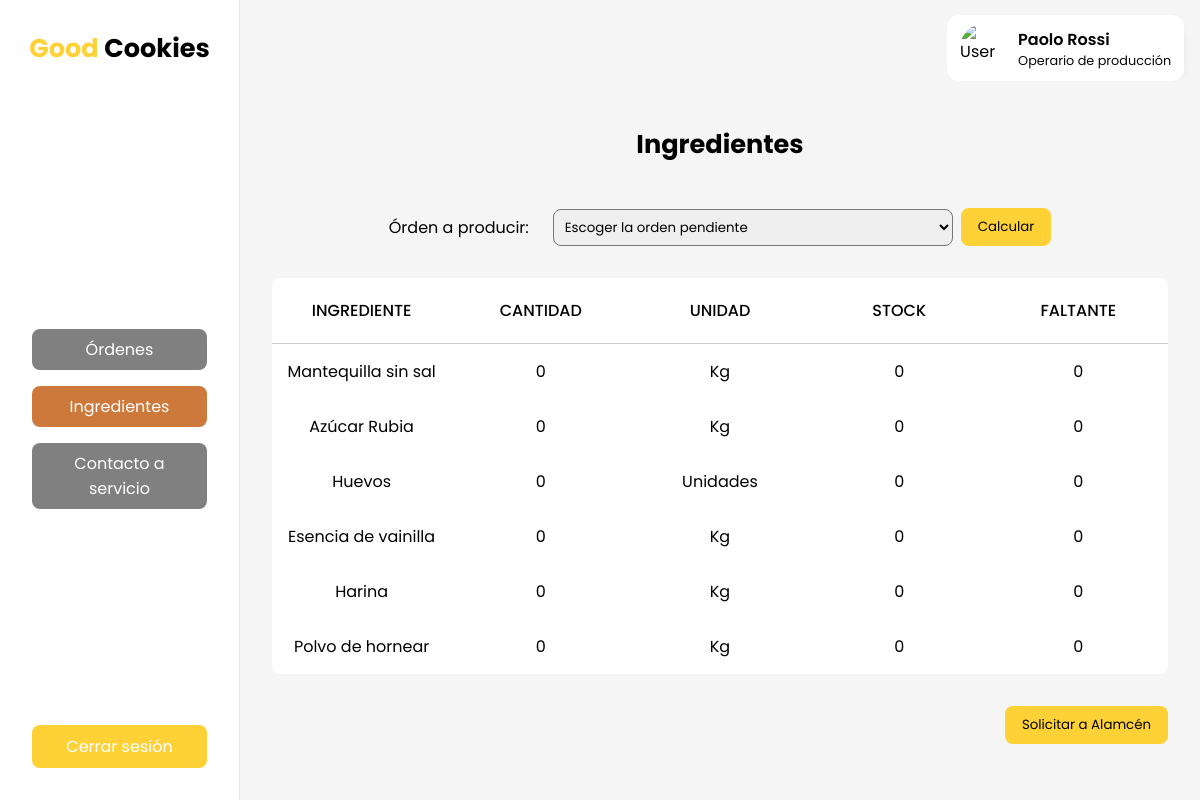
/ingredientes.php (signed in), run on the app's committed database.
### tables this page shows
CREATE TABLE `menuxrol` (
  `cod` int(11) NOT NULL,
  `rol` varchar(50) NOT NULL,
  `menu` varchar(50) NOT NULL,
  `href` varchar(50) NOT NULL
);

CREATE TABLE `materiaprima` (
  `cod` int(11) NOT NULL,
  `nombre` varchar(50) NOT NULL,
  `unidad` varchar(20) NOT NULL
);

CREATE TABLE `materiaprimaxproducto` (
  `cod` int(11) NOT NULL,
  `codMateriaprima` int(11) NOT NULL,
  `codProducto` int(11) NOT NULL,
  `cantidad` int(11) NOT NULL
);

### ingredientes.php (called while the page is built, shortened)
<?php
  include('layouts/dashboard.php');
?>

### views/_ingredientes.php (the view, shortened to what this page needs)
<?php
    $codUsuario = $_SESSION['codUsuario'];
    $enlace = mysqli_connect("localhost", "root", "", "GoodCookies");
    $sentencia_producto = "select p.* from producto p
                            join productoxcolaborador pxc on p.cod = pxc.codProducto
                            join colaborador c on c.cod = pxc.codColaborador
                        where c.codUsuario='$codUsuario';";
    $resultado_producto = mysqli_query($enlace, $sentencia_producto);
    $registro_producto = mysqli_fetch_row($resultado_producto);
    $codProducto = $registro_producto[0];
    $sentencia_materiaprima = "select mp.nombre, mpxp.cantidad, mp.unidad from materiaprima mp
                                join materiaprimaxproducto mpxp on mp.cod = mpxp.codMateriaprima
                            where mpxp.codProducto='$codProducto';";
    $resultado_materiaprima = mysqli_query($enlace, $sentencia_materiaprima);
?>
<h1>Ingredientes</h1>
<form action="ingredientes.php" method="GET">
    <div class="search">
        <label for="codOrden">Órden a producir:</label>
        <select name="codOrden">
            <option value="">Escoger la orden pendiente</option>
        </select>
        <button type="submit">Calcular</button>
    </div>
</form>
<form action="solicitud-alamacen.php" method="POST">
    <div class="table_and_buttons">
        <table>
            <thead>
                <tr>
                    <th>Ingrediente</th>
                    <th>Cantidad</th>
                    <th>Unidad</th>
                    <th>Stock</th>
                    <th>Faltante</th>
                </tr>
            </thead>
            <tbody>
                <?php
                    while ($row_materiaprima = $resultado_materiaprima->fetch_row()) {
                        $cantidad = $row_materiaprima[1] * $cantidadOrden;
                        $stock = 0;
                        $faltante = $cantidad - $stock;
                ?>
                <tr>
                    <td><?php echo $row_materiaprima[0]; ?></td>
                    <td><?php echo $cantidad; ?></td>
                    <td><?php echo $row_materiaprima[2]; ?></td>
                    <td><?php echo $stock; ?></td>
                    <td><?php echo $faltante; ?></td>
                </tr>
                <?php
                    }
                ?>
            </tbody>
        </table>
        <button>Solicitar a Alamcén</button>
    </div>
</form>

### layouts/dashboard.php (shortened to what this page needs)
<?php
    $rol = $_SESSION["rol"];
    $enlace = mysqli_connect("localhost","root","","GoodCookies");
    $sentencia = "select * from menuxrol where rol='$rol';";
    $resultado_menu = mysqli_query($enlace, $sentencia);
?>
<!DOCTYPE html>
<html>
  <head>
    <link rel="stylesheet" href="styles/main.css" />
    <link rel="stylesheet" href="styles/dashboard.css" />
  </head>
  <body>
    <section id="dashboard">
      <nav>
        <h1>
          <a href="index.html">
            <span>Good</span> Cookies
          </a>
        </h1>
        <menu>
          <ul>
            <?php
            $currentMenu = explode(".php", explode("/", $_SERVER['REQUEST_URI'])[1])[0];
            while ($row_menu = $resultado_menu->fetch_row()) {
                if ($row_menu[3] == $currentMenu) {
                    echo "<li class='active'><a href='$row_menu[3].php'>$row_menu[2]</a></li>";
                } else {
                    echo "<li><a href='$row_menu[3].php'>$row_menu[2]</a></li>";
                }
            }
            ?>
          </ul>
          <div class="menu-buttons">
            <a href="functions/logout.php" class="logout">Cerrar sesión</a>
          </div>
        </menu>
      </nav>
      <div class="dashboard_right">
        <header>
          <a href="perfil.php">
            <div class="user_profile_card">
              <img
                src="https://res.cloudinary.com/paolorossi/image/upload/v1652998240/spotiparty/user_placeholder_zpoic6.png"
                alt="User Image"
                width="50"
                height="50"
              />
              <div>
                <?php
                    echo "<p>".$_SESSION["displayName"]."</p>";
                    echo "<span>".$_SESSION["rol"]."</span>";
                ?>
              </div>
            </div>
          </a>
        </header>
        <main><?php include($childView); ?></main>
      </div>
    </section>
  </body>
</html>

### styles/main.css (style rules this page uses)
:root { --primary: #fed136; --secondary: #ce793c; }
* { margin: 0; padding: 0; box-sizing: border-box; font-family: 'Poppins', sans-serif; }
button { cursor: pointer; padding: 0.5rem 1rem; border-radius: 0.5rem; border: 1px solid transparent; background-color: var(--primary); }
a { color: #000; text-decoration: none; }
ul { list-style: none; }
table { width: 100%; table-layout: fixed; border-radius: 0.5rem; border-collapse: collapse; background-color: white; }
th { padding: 20px 15px; text-align: center; font-weight: 500; text-transform: uppercase; border-bottom: solid 1px #ccc; }
td { padding: 15px; text-align: center; vertical-align: middle; }
select { width: 100%; padding: 7px; max-width: 400px; margin-left: 1rem; border-radius: 0.5rem; }
.search { display: flex; align-items: center; justify-content: center; gap: 0.5rem; margin: 1rem 0; }
.table_and_buttons { gap: 2rem; display: flex; flex-direction: column; align-items: end; margin: 1rem 0; }

### styles/dashboard.css (style rules this page uses)
#dashboard { display: flex; flex-direction: row; height: 100vh; }
#dashboard nav { display: flex; flex-direction: column; width: 20%; min-width: 240px; max-width: 320px; background-color: white; border-right: rgba(0, 0, 0, 0.1) 1px solid; }
#dashboard menu { flex: 1; gap: 1rem; padding: 2rem; display: flex; flex-direction: column; }
#dashboard menu ul { flex: 1; display: flex; flex-direction: column; justify-content: center; gap: 1rem; }
#dashboard menu li { display: flex; cursor: pointer; text-align: center; border-radius: 0.5rem; background-color: gray; }
#dashboard menu li a { width: 100%; color: white; padding: 0.5rem 1rem; }
.active { background-color: var(--secondary) !important; }
#dashboard header { height: 6rem; background-color: whitesmoke; display: flex; justify-content: end; align-items: center; padding: 0 1rem; }
#dashboard main { flex: 1; display: flex; flex-direction: column; padding: 0 2rem; background-color: whitesmoke; }
#dashboard h1 { text-align: center; font-size: 1.6rem; font-weight: 700; height: 6rem; display: flex; align-items: center; justify-content: center; }
#dashboard h1 span { color: var(--primary); }
.dashboard_right { flex: 1; display: flex; flex-direction: column; }
.menu-buttons { display: flex; flex-direction: column; gap: 1rem; }
.logout { padding: 0.5rem 1rem; border-radius: 0.5rem; border: 1px solid transparent; background-color: var(--primary); color: white; text-align: center; }
.user_profile_card { display: flex; align-items: center; justify-content: center; padding: 0.5rem 0.8rem; border-radius: 0.8rem; background-color: white; box-shadow: 10px 5px 10px -12px rgba(0, 0, 0, 0.1); }
.user_profile_card div { display: flex; flex-direction: column; }
.user_profile_card img { border-radius: 50%; margin-right: 0.5rem; }
.user_profile_card p { font-weight: 600; }
.user_profile_card span { color: #080808; font-size: 0.8rem; }

### data on the page
menuxrol: menu "Órdenes"
menuxrol: menu "Ingredientes"
menuxrol: menu "Contacto a servicio"
materiaprima: nombre "Mantequilla sin sal", materiaprimaxproducto.cantidad "0", unidad "Kg", stock "0"
materiaprima: nombre "Azúcar Rubia", materiaprimaxproducto.cantidad "0", unidad "Kg", stock "0"
materiaprima: nombre "Huevos", materiaprimaxproducto.cantidad "0", unidad "Unidades", stock "0"
materiaprima: nombre "Esencia de vainilla", materiaprimaxproducto.cantidad "0", unidad "Kg", stock "0"
materiaprima: nombre "Harina", materiaprimaxproducto.cantidad "0", unidad "Kg", stock "0"
materiaprima: nombre "Polvo de hornear", materiaprimaxproducto.cantidad "0", unidad "Kg", stock "0"

### other printed values
$_SESSION["displayName"] "Paolo Rossi"
$_SESSION["rol"] "Operario de producción"
